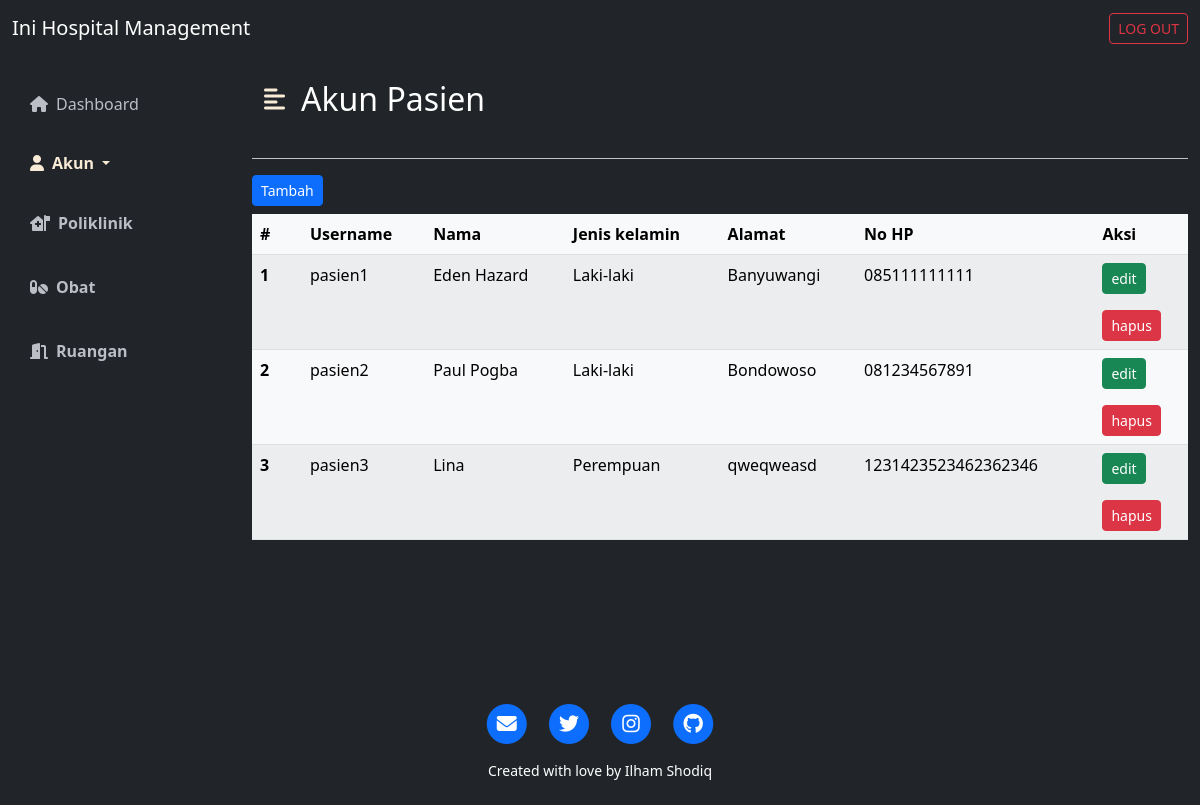
The app's page /menu_admin/admin_akunpasien.php with its own data.
### tables this page shows
CREATE TABLE IF NOT EXISTS `pasien` (
  `id_pasien` int(11) NOT NULL AUTO_INCREMENT,
  `username` varchar(50) DEFAULT NULL,
  `password` varchar(50) DEFAULT NULL,
  `nama_pasien` varchar(50) DEFAULT NULL,
  `jenis_kelamin` varchar(50) DEFAULT NULL,
  `alamat` varchar(50) DEFAULT NULL,
  `no_hp` varchar(50) DEFAULT NULL,
  PRIMARY KEY (`id_pasien`)
);

### menu_admin/admin_akunpasien.php (the view, shortened to what this page needs)
<!DOCTYPE html>
<html lang="en">
<head>
    <link href="https://cdn.jsdelivr.net/npm/bootstrap@5.2.0-beta1/dist/css/bootstrap.min.css" rel="stylesheet">
    <link rel="stylesheet" href="https://cdnjs.cloudflare.com/ajax/libs/font-awesome/6.1.1/css/all.min.css" />
    <link rel="stylesheet" href="../css/style_dashboard.css">
</head>
<body>
    <?php
    include "../koneksi.php";
    $sql = "SELECT * FROM pasien";
    $query = $koneksi->query($sql);
    $no = 1;
    ?>
    <nav class="navbar navbar-dark bg-dark">
        <div class="container-fluid">
            <a class="navbar-brand" href="#"> Ini Hospital Management</a>
            <a href="../logout.php" class="btn btn-outline-danger btn-sm" role="button">LOG OUT</a>
        </div>
    </nav>
    <div class="d-flex bg-dark text-white" id="wrapper">
        <div class="bg-dark" id="sidebar-wrapper">
            <div class="list-group list-group-flush my-3">
                <a href="admin_dashboard.php" class="list-group-item list-group-item-action bg-transparent second-text"><i class="fas fa-home me-2"></i>Dashboard</a>
                <a class="active navbar-toggler list-group-item list-group-item-action bg-transparent second-text fw-bold nav-link dropdown-toggle second-text fw-bold" href="#" id="accountDropdown" role="button" data-bs-toggle="dropdown">
                    <i class="fas fa-user me-2"></i>Akun
                </a>
                <a href="admin_poliklinik.php" class="list-group-item list-group-item-action bg-transparent second-text fw-bold"><i class="fas fa-house-medical-flag me-2"></i>Poliklinik</a>
                <a href="admin_obat.php" class="list-group-item list-group-item-action bg-transparent second-text fw-bold"><i class="fas fa-pills me-2"></i>Obat</a>
                <a href="admin_ruangan.php" class="list-group-item list-group-item-action bg-transparent second-text fw-bold"><i class="fas fa-door-open me-2"></i>Ruangan</a>
            </div>
        </div>
        <div id="page-content-wrapper">
            <nav class="navbar navbar-expand-lg navbar-light bg-transparent py-4 px-4">
                <div class="d-flex align-items-center">
                    <i class="fas fa-align-left primary-text fs-4 me-3" id="menu-toggle"></i>
                    <h2 class="fs-2 m-0">Akun Pasien</h2>
                </div>
            </nav>
            <div class="container-sm">
                <hr class="border-light border-2 opacity-75">
                <a class="btn btn-primary mb-2 btn-sm" href="admin_tambah_akunpasien.php" role="button">Tambah</a>
                <table class="table table-light table-striped rounded table-hover">
                    <thead>
                        <tr>
                            <th scope="col" width="50">#</th>
                            <th scope="col">Username</th>
                            <th scope="col">Nama</th>
                            <th scope="col">Jenis kelamin</th>
                            <th scope="col">Alamat</th>
                            <th scope="col">No HP</th>
                            <th scope="col">Aksi</th>
                        </tr>
                    </thead>
                    <tbody>
                        <?php while ($data = $query->fetch_array()) { ?>
                            <tr>
                                <th scope="row"><?php echo $no++ ?></th>
                                <td><?php echo $data['username'] ?></td>
                                <td><?php echo $data['nama_pasien'] ?></td>
                                <td><?php echo $data['jenis_kelamin'] ?></td>
                                <td><?php echo $data['alamat'] ?></td>
                                <td><?php echo $data['no_hp'] ?></td>
                                <td>
                                    <form action="admin_edit_akunpasien.php?id_pasien=<?php echo $data['id_pasien'] ?>" method="post">
                                        <input class="btn btn-success btn-sm" type="submit" value="edit">
                                    </form>
                                    <form action="aksi/aksi_hapuspasien.php" method="post">
                                        <input class="btn btn-danger btn-sm" type="submit" name="hapus" value="hapus" onClick="return confirm('Apakah Anda ingin menghapus akun?')">
                                    </form>
                                </td>
                            </tr>
                        <?php } ?>
                    </tbody>
                </table>
            </div>
        </div>
    </div>
    <footer class="bg-dark text-center text-white p-4">
        <div class="row gx-4 gx-lg-5 justify-content-center">
            <div class="col-md-10 col-lg-8 col-xl-7">
                <ul class="list-inline text-center">
                    <li class="list-inline-item">
                        <a href="mailto:ilhambheh@gmail.com">
                            <span class="fa-stack fa-lg">
                                <i class="fas fa-circle fa-stack-2x"></i>
                                <i class="fas fa-envelope fa-stack-1x fa-inverse"></i>
                            </span>
                        </a>
                    </li>
                    <li class="list-inline-item">
                        <a href="https://twitter.com/The12sMB">
                            <span class="fa-stack fa-lg">
                                <i class="fas fa-circle fa-stack-2x"></i>
                                <i class="fab fa-twitter fa-stack-1x fa-inverse"></i>
                            </span>
                        </a>
                    </li>
                    <li class="list-inline-item">
                        <a href="https://www.instagram.com/ilham_shodq/">
                            <span class="fa-stack fa-lg">
                                <i class="fas fa-circle fa-stack-2x"></i>
                                <i class="fab fa-instagram fa-stack-1x fa-inverse"></i>
                            </span>
                        </a>
                    </li>
                    <li class="list-inline-item">
                        <a href="https://github.com/ilhamshodiq">
                            <span class="fa-stack fa-lg">
                                <i class="fas fa-circle fa-stack-2x"></i>
                                <i class="fab fa-github fa-stack-1x fa-inverse"></i>
                            </span>
                        </a>
                    </li>
                </ul>
                <div class="small text-center">Created with love by Ilham Shodiq</div>
            </div>
        </div>
    </footer>
</body>
</html>

### css/style_dashboard.css (style rules this page uses)
:root { --main-text-color: antiquewhite; --second-text-color: #bbbec5; --second-bg-color: #c1efde; }
.primary-text { color: var(--main-text-color); }
.second-text { color: var(--second-text-color); }
#wrapper { overflow-x: hidden; }
#sidebar-wrapper { min-height: 78vh; margin-left: -15rem; -webkit-transition: margin 0.25s ease-out; -moz-transition: margin 0.25s ease-out; -o-transition: margin 0.25s ease-out; transition: margin 0.25s ease-out; }
#sidebar-wrapper .list-group { width: 15rem; }
#page-content-wrapper { min-width: 100vw; }
#menu-toggle { cursor: pointer; }
.list-group-item { border: none; padding: 20px 30px; }
.list-group-item.active { background-color: transparent; color: var(--main-text-color); font-weight: bold; border: none; }
@media (min-width: 768px) { #sidebar-wrapper { margin-left: 0; } }
@media (min-width: 768px) { #page-content-wrapper { min-width: 0; width: 100%; } }

### records on screen
pasien: username "pasien1", nama_pasien "Eden Hazard", jenis_kelamin "Laki-laki", alamat "Banyuwangi", no_hp "085111111111"
pasien: username "pasien2", nama_pasien "Paul Pogba", jenis_kelamin "Laki-laki", alamat "Bondowoso", no_hp "081234567891"
pasien: username "pasien3", nama_pasien "Lina", jenis_kelamin "Perempuan", alamat "qweqweasd", no_hp "1231423523462362346"
